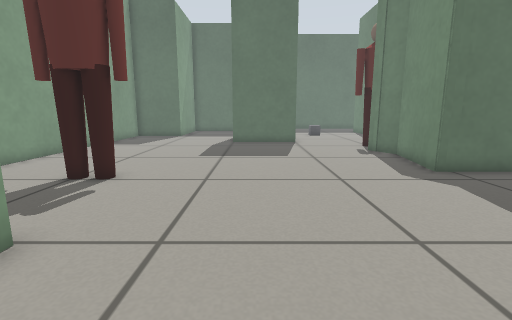
view 1 (above)

22 first-person views from a walk through a Gazebo world. The camera is 0.5 m above the floor, tilts 10° down and sees 85° across. The floor is counted in squares, 0.25 m on a side. Each view is taken from the middle of a square. On the plan, view 1 faces up. The plan holds only what a view shows up to about 16 squares ahead; the rest is blank. Some stock models are drawn as simple stand-ins.

view 2
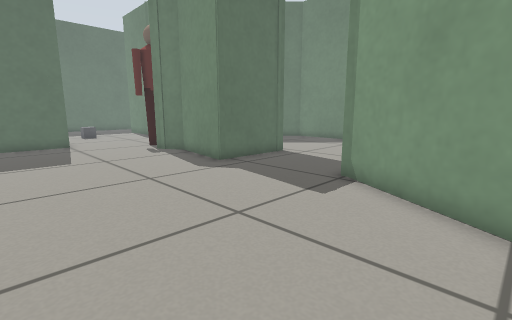

view 3
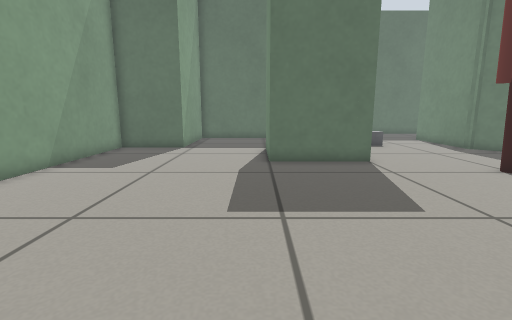

view 4
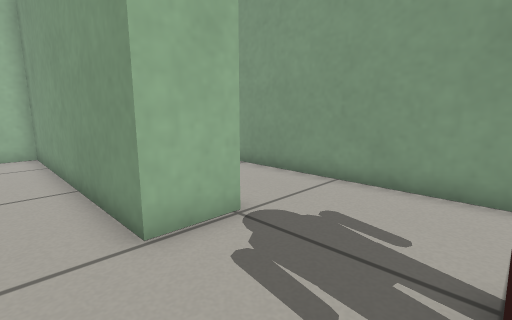

view 5
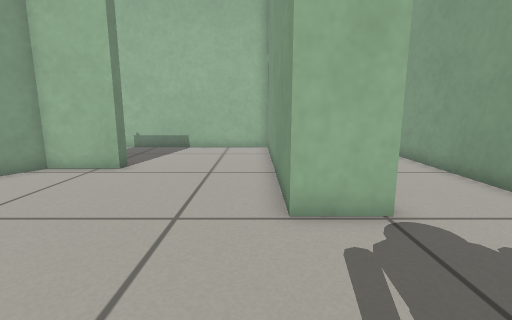

view 6
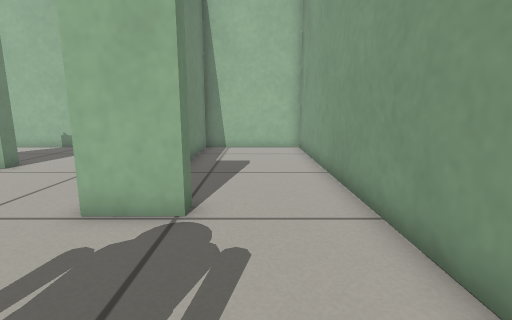

view 7
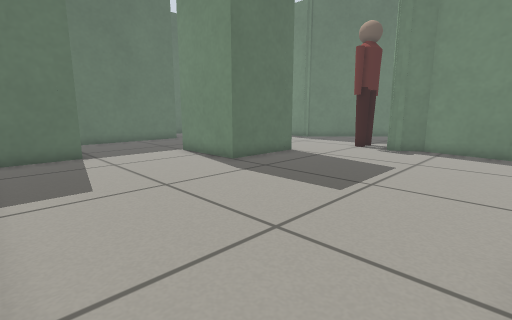

view 8
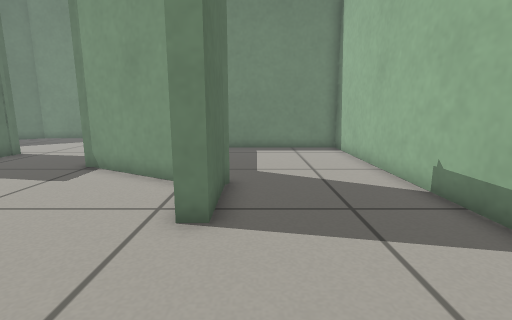

view 9
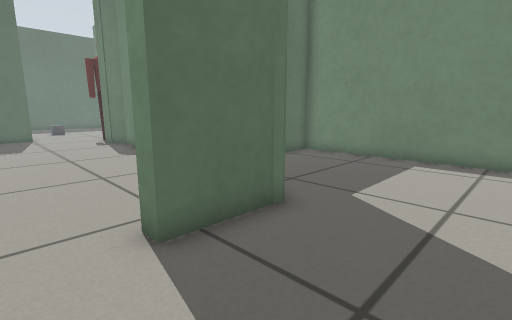

view 10
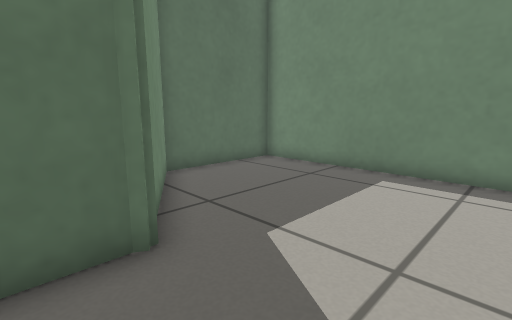

view 11
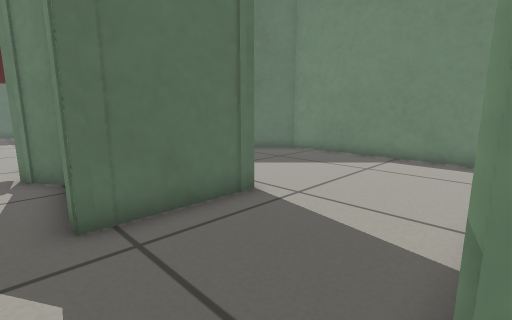

view 12
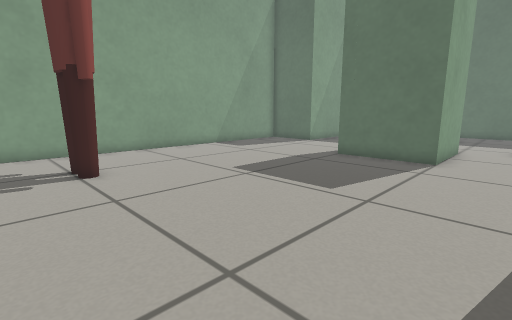

view 13
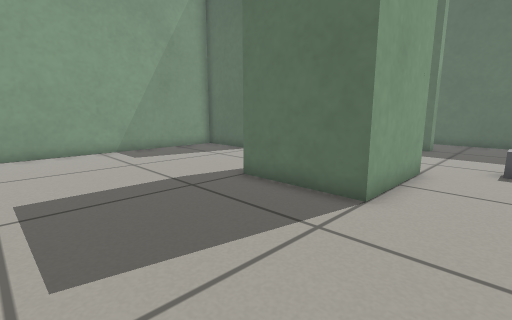

view 14
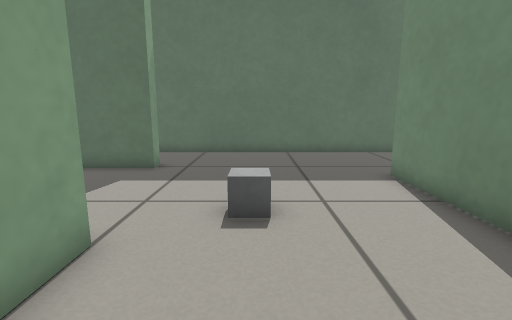

view 15
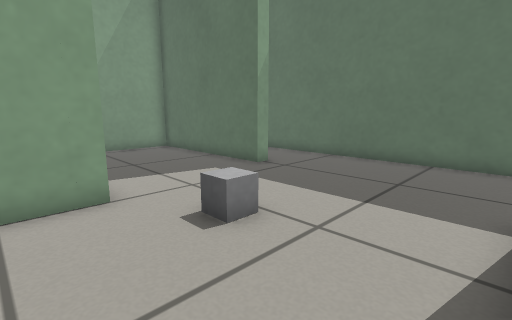

view 16
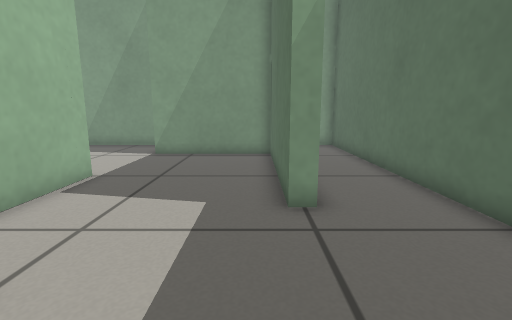

view 17
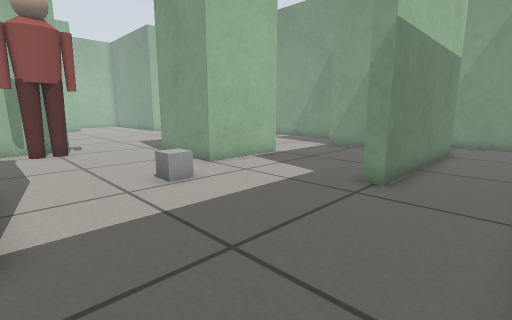

view 18
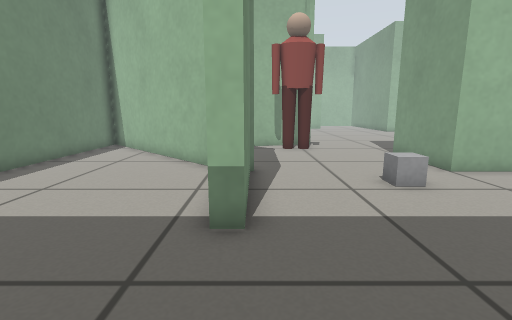

view 19
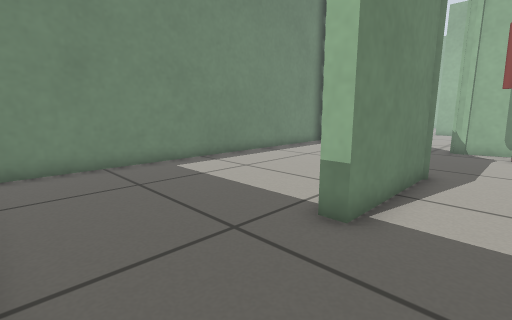

view 20
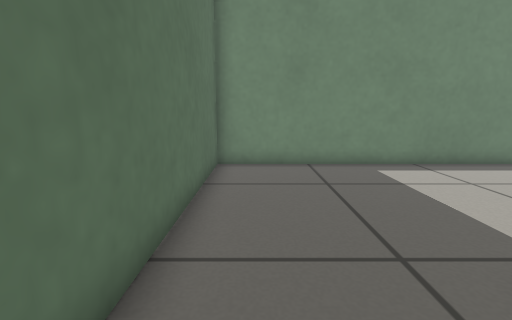

view 21
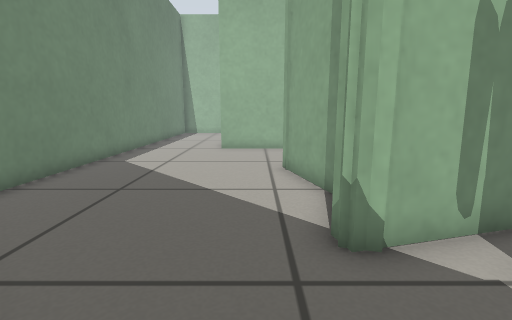

view 22
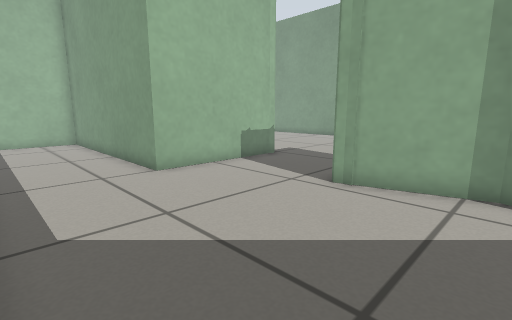

### Floor plan
Points are (right, up) in squares from view 1. A wall is a line through its corners. A room is listed if a view was taken in it or the views show most of it. See-through windows are left out.
Room 1 (views 1, 2, 3, 4, 5, 6, 7, 11, 12, 13)
walls: (-5.6, 3.3) (-5.6, 3.9) (-3.6, 3.9) (-3.6, -1.6); (5.9, 9.1) (6.5, 12.8) (5.7, 14.2); (6.6, 9) (6, 9.1) (6, 9.7); (6, 13.6) (5.8, 14.2) (6.3, 14.5); (5.8, 14.3) (7.7, 14.8); (2.5, 17.9) (-1.5, 17.9) (-1.5, 21.9); (1.8, -1.2) (1.8, -0.6) (4.3, -0.6) (7, 4.1) (11.6, 4.1); (10, 9) (6, 9); (-6, 22.3) (-9.4, 22.3) (-9.4, -6.3) (-4.3, -6.3) (-4.3, -2.5)
ways out: opening at (-1, -1) to room 2; opening at (-3.5, 22) to room 3; opening at (5, 16.4) to room 3; opening at (10.8, 6.5) to room 4
objects: person (-6, 8) to (-4, 9); person (6, 16) to (8, 17)
Room 2 (views 8, 9, 10)
walls: (-3.6, -1.6) (-3.6, -6.3) (12.3, -6.3) (12.3, 3.5) (7.3, 3.5) (4.6, -1.2) (1.8, -1.2)
ways out: opening at (-1, -1) to room 1
Room 3 (views 14, 15, 16, 17, 18, 19, 20)
walls: (-1.5, 21.9) (2.5, 21.9) (2.5, 17.9); (-6.6, 28.3) (1.4, 28.3) (1.4, 27.7) (-6, 27.7) (-6, 22.3); (10.3, 20.6) (9.2, 21.7) (9.2, 26.5) (9.9, 26.5); (10.5, 31.5) (-9.4, 31.5) (-9.4, 27.7); (7.7, 14.8) (9.6, 15.3)
ways out: opening at (-3.5, 22) to room 1; opening at (5, 16.4) to room 1; opening at (9, 18) to room 4; opening at (9.5, 29) to room 5
objects: grey box (5, 23)
Room 4 (views 21, 22)
walls: (10, 9.7) (10, 9); (11.6, 4.1) (12.8, 4.1) (12.8, -6.3) (16.3, -6.3); (17.4, 2.2) (17.4, 13.5) (15.8, 15.1); (9.1, 12.7) (10.1, 9); (9.4, 15.2) (9.7, 15.2) (9.8, 14.7)
ways out: opening at (10.8, 6.5) to room 1; opening at (9, 18) to room 3
Room 5 (no view inside)
walls: (10.7, 21) (17.4, 14.3) (17.4, 31.5) (10.5, 31.5)
ways out: opening at (9.5, 29) to room 3

Positions as (right, up) in squares from view 1, and headings:
1: (0, 0), facing up
2: (-1, 0), facing up-right
3: (-2, 7), facing up
4: (-2, 8), facing down-left
5: (-3, 9), facing down
6: (-7, 9), facing down
7: (-9, 9), facing up-right
8: (-3, -2), facing right
9: (0, -5), facing up-right
10: (3, -5), facing up-right
11: (5, 4), facing up-right
12: (5, 6), facing up-left
13: (5, 12), facing up-left
14: (5, 18), facing up
15: (9, 20), facing up-left
16: (7, 27), facing left
17: (9, 31), facing down-left
18: (9, 31), facing down
19: (7, 31), facing down-right
20: (7, 30), facing right
21: (11, 19), facing down
22: (17, 13), facing down-left
